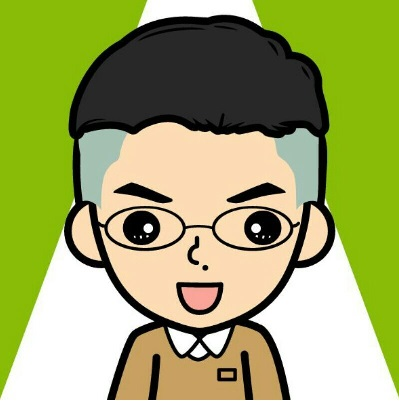
#> input picture datas/imgs/head01.jpg, 399 x 401 px
$ python Test29.py   (Python 2 division)   (older library calls are emulated)
#> lines starting #> are read from the running program, lines starting #| are printed output that depends on the picture; after the words box and inside, x2 and y2 are one past the last pixel; in counts of white or black regions, pixels touching at a corner belong together
# -*- coding: utf-8 -*-

'''
Created on 2016年5月16日 下午12:27:50

@author: Thunderbolt.Lei （花名：穆雷）
@description: <br>
'''

import cv2
import numpy as np

from matplotlib import pyplot as plt

img_url = "../../../datas/imgs/head01.jpg"


# ##
def drawImage( name, img ):
    while( True ):
        cv2.imshow( name, img )
        k = cv2.waitKey( 10 ) & 0xFF
        c = chr( k )
        if c in ['q', 'Q']:
            break
    cv2.destroyAllWindows()


img = cv2.imread( img_url )
#> img is the input picture: shape (401, 399, 3); mean B, G, R 98.6, 165.9, 156.8
img_gray = cv2.cvtColor( img, cv2.COLOR_BGR2GRAY )
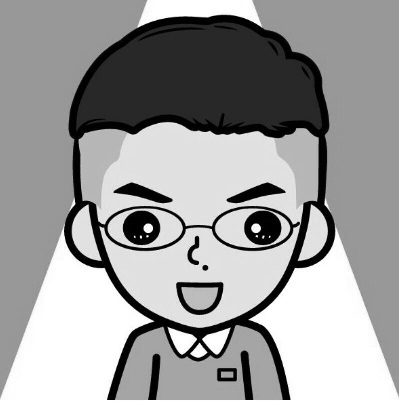
#> img_gray: shape (401, 399); min 0, max 255, mean 155.5
# drawImage( 'image to gray', img_gray )

# plt.subplot( 1, 1, 1 ), plt.imshow( img_gray )
# plt.title( 'image to gray' ), plt.xticks( [] ), plt.yticks( [] )
# plt.show()

#################################################################
# ## cv2.CHAIN_APPROX_NONE / cv2.CHAIN_APPROX_SIMPLE 的不同
#################################################################
# cv2.CHAIN_APPROX_NONE，所有的边界点都会被存储。但是我们真的需要这么多点吗？例如，
# 当我们找的边界是一条直线时。你用需要直线上所有的点来表示直线吗？不是的，我们只需要这条直
# 线的两个端点而已。这就是cv2.CHAIN_APPROX_SIMPLE 要做的。它会将轮廓上的冗余点都
# 去掉，压缩轮廓，从而节省内存开支。
ret, thresh = cv2.threshold( img_gray, 127, 255, 0 )
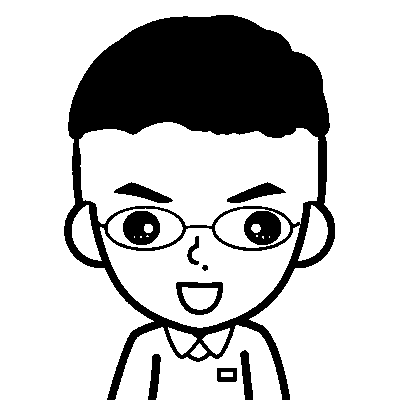
#> thresh: shape (401, 399); 76.2% white; 10 black regions
img_changed, contours, hierarchy = cv2.findContours( thresh, cv2.RETR_TREE, cv2.CHAIN_APPROX_SIMPLE )
#> contours = 31 contours, 6 with area under 20; largest, box (x1, y1, x2, y2) and area: (0, 0, 399, 401) 159200, (63, 14, 336, 401) 72168, (79, 122, 319, 226) 18819, (100, 225, 300, 328) 11475, (108, 208, 183, 248) 2230
drawImage( 'image to contours', img_changed )
#> (key Esc is pressed here)


# # print img_changed
# print contours
# # print hierarchy

cnt = contours[0]
print "M[00]: %s" % ( cnt )

# # ## 1、长宽比
# # 边界矩形的宽高比
# # AspectRation = Width / Height
# x, y, w, h = cv2.boundingRect( cnt )
# aspect_ratio = float( w ) / h
# print "x = %s, y=%s, w=%s, h=%s, aspect_ratio = %s" % ( x, y, w, h, aspect_ratio )


# # ## 2、轮廓面积与边界矩形面积的比。
# # Extent = Object Area / Bounding Rectangle Area
# area = cv2.contourArea( cnt )
# x, y, w, h = cv2.boundingRect( cnt )
# rect_area = w * h
# extent = float( area ) / rect_area
# print "extent = %s" % ( extent )


# # ## 3、Solidity
# # 轮廓面积与凸包面积的比。
# # Solidity = Contour Area / ConvexHull Area
# area = cv2.contourArea( cnt )
# hull = cv2.convexHull( cnt )
# hull_area = cv2.contourArea( hull )
# print "area = %s, hull = %s, hull_area = %s" % ( area, hull, hull_area )
# solidity = float( area ) / hull_area
# print "solidity = %s" % ( solidity )


# # ## 4、Equivalent Diameter
# # 与轮廓面积相等的圆形的直径
# # EquivalentDiameter = square of ( 4 * Contour Area ) / pi
# area = cv2.contourArea( cnt )
# equi_diameter = np.sqrt( 4 * area / np.pi )
# print "equivalent diameter: %s" % ( equi_diameter )


# # 5、direction
# 对象的方向，下面的方法还会返回长轴和短轴的长度
( x, y ), ( w, h ), img_ellipse = cv2.fitEllipse( cnt )  ### 椭圆曲线拟合有问题???!!!
drawImage( "image_ellipse", img_ellipse )

# ## 6、掩模和像素点
# 有时我们需要构成对象的所有像素点，我们可以这样做：
mask = np.zeros( img_changed.shape, np.uint8 )
# 这里一定要使用参数-1, 绘制填充的的轮廓
cv2.drawContours( mask, [cnt], 0, 255, -1 )
# Returns a tuple of arrays, one for each dimension of a,
# containing the indices of the non-zero elements in that dimension.
# The result of this is always a 2-D array, with a row for
# each non-zero element.
# To group the indices by element, rather than dimension, use:
# transpose(nonzero(a))
# >>> x = np.eye(3)
# >>> x
# array([[ 1., 0., 0.],
# [ 0., 1., 0.],
# [ 0., 0., 1.]])
# >>> np.nonzero(x)
# (array([0, 1, 2]), array([0, 1, 2]))
# >>> x[np.nonzero(x)]
# array([ 1., 1., 1.])
# >>> np.transpose(np.nonzero(x))
# array([[0, 0],
# [1, 1],
# [2, 2]])
pixelpoints = np.transpose( np.nonzero( mask ) )  # 矩阵转置
# pixelpoints = cv2.findNonZero(mask)
print "pixelpoints: ", pixelpoints


# ## 7、最大值和最小值及它们的位置
# 我们可以使用掩模图像得到这些参数。
min_val, max_val, min_loc, max_loc = cv2.minMaxLoc( img_changed, mask = mask )
print "min_val = %s, max_val = %s, min_loc = %s, max_loc = %s" % ( min_val, max_val, min_loc, max_loc )


# ## 8、平均颜色及平均灰度
# 我们也可以使用相同的掩模求一个对象的平均颜色或平均灰度
mean_val = cv2.mean( img, mask = mask )
print  mean_val


# ## 9、极点
# 一个对象最上面，最下面，最左边，最右边的点。
leftmost = tuple( cnt[cnt[:, :, 0].argmin()][0] )
rightmost = tuple( cnt[cnt[:, :, 0].argmax()][0] )
topmost = tuple( cnt[cnt[:, :, 1].argmin()][0] )
bottommost = tuple( cnt[cnt[:, :, 1].argmax()][0] )
print leftmost, rightmost, topmost, bottommost


# ## 10、

$ run again, with datas/imgs/Faces.jpg copied over datas/imgs/head01.jpg
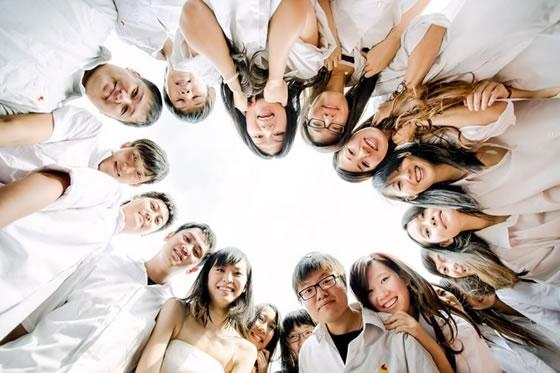
#> input picture datas/imgs/Faces.jpg, 560 x 373 px
#> img is the input picture: shape (373, 560, 3); mean B, G, R 174.4, 182.5, 196.2
#> `img_gray = cv2.cvtColor( img, cv2.COLOR_BGR2GRAY )`:
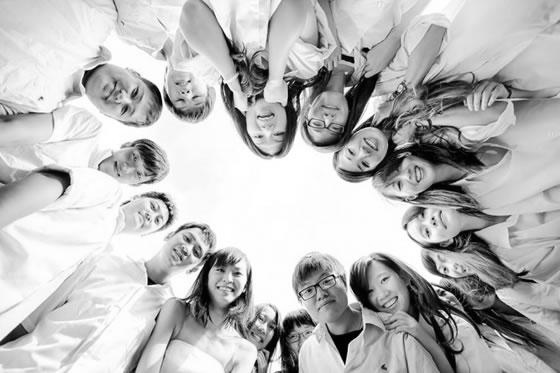
#> img_gray: shape (373, 560); min 0, max 255, mean 185.7
#> `ret, thresh = cv2.threshold( img_gray, 127, 255, 0 )`:
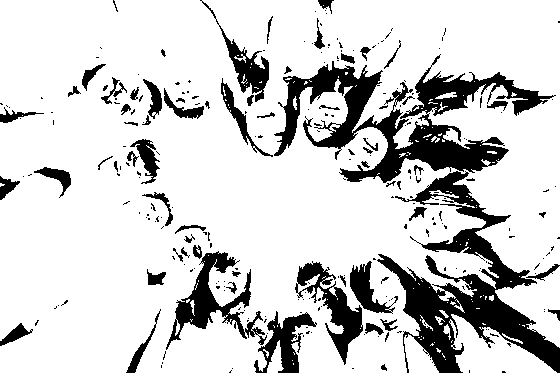
#> thresh: shape (373, 560); 81.8% white; 261 black regions (197 under 20 px)
#> contours = 568 contours, 465 with area under 20; largest, box (x1, y1, x2, y2) and area: (0, 0, 560, 373) 188610, (273, 60, 510, 184) 9242, (399, 66, 555, 120) 3140, (449, 314, 557, 373) 2972, (165, 250, 252, 351) 2880
